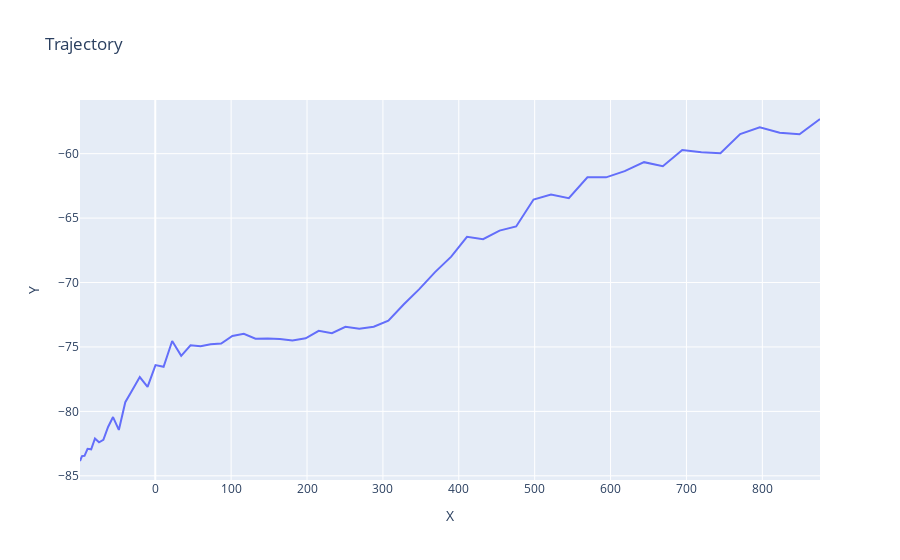

Notebook source saved alongside this figure:
### Code cell
# Plot X-Y trajectory
fig_traj = go.Figure()
fig_traj.add_trace( go.Scatter(x=mydata[:,1], y=mydata[:,2], mode='lines',name='trajectory'))
fig_traj.update_layout(title='Trajectory', xaxis_title='X', yaxis_title='Y')
fig_traj.show()

### Figure 1 — Plotly figure (JSON) as saved in the notebook; plotly's stock layout.template omitted (floating-point values rounded to 4 significant figures)
{"data": [{"mode": "lines", "name": "trajectory", "type": "scatter", "x": [-99.18, -96.54, -93.22, -89.2, -84.46, -79.47, -74.11, -68.4, -62.18, -55.64, -47.99, -39.49, -30.19, -20.4, -10.12, 0.304, 10.97, 22.29, 34.17, 46.46, 59.72, 72.96, 86.87, 101.6, 116.7, 132.1, 148.2, 164.2, 180.8, 198.2, 215.4, 232.8, 250.6, 268.9, 287.9, 307.2, 327.6, 347.6, 368.7, 390, 410.8, 432, 453.7, 475.6, 498.5, 521.5, 545, 569.5, 594.1, 618.6, 644.1, 668.9, 694.5, 719.7, 744.8, 770.8, 796.6, 822.9, 849, 876], "y": [-83.85, -83.47, -83.45, -82.9, -82.94, -82.1, -82.4, -82.21, -81.21, -80.44, -81.44, -79.29, -78.34, -77.34, -78.1, -76.41, -76.54, -74.54, -75.69, -74.87, -74.95, -74.79, -74.73, -74.15, -73.98, -74.36, -74.35, -74.38, -74.5, -74.33, -73.75, -73.93, -73.43, -73.59, -73.43, -72.96, -71.69, -70.53, -69.19, -67.99, -66.45, -66.64, -65.97, -65.65, -63.56, -63.18, -63.45, -61.84, -61.84, -61.36, -60.66, -60.97, -59.71, -59.89, -59.97, -58.48, -57.96, -58.37, -58.5, -57.31]}], "layout": {"title": {"text": "Trajectory"}, "xaxis": {"title": {"text": "X"}}, "yaxis": {"title": {"text": "Y"}}}}
